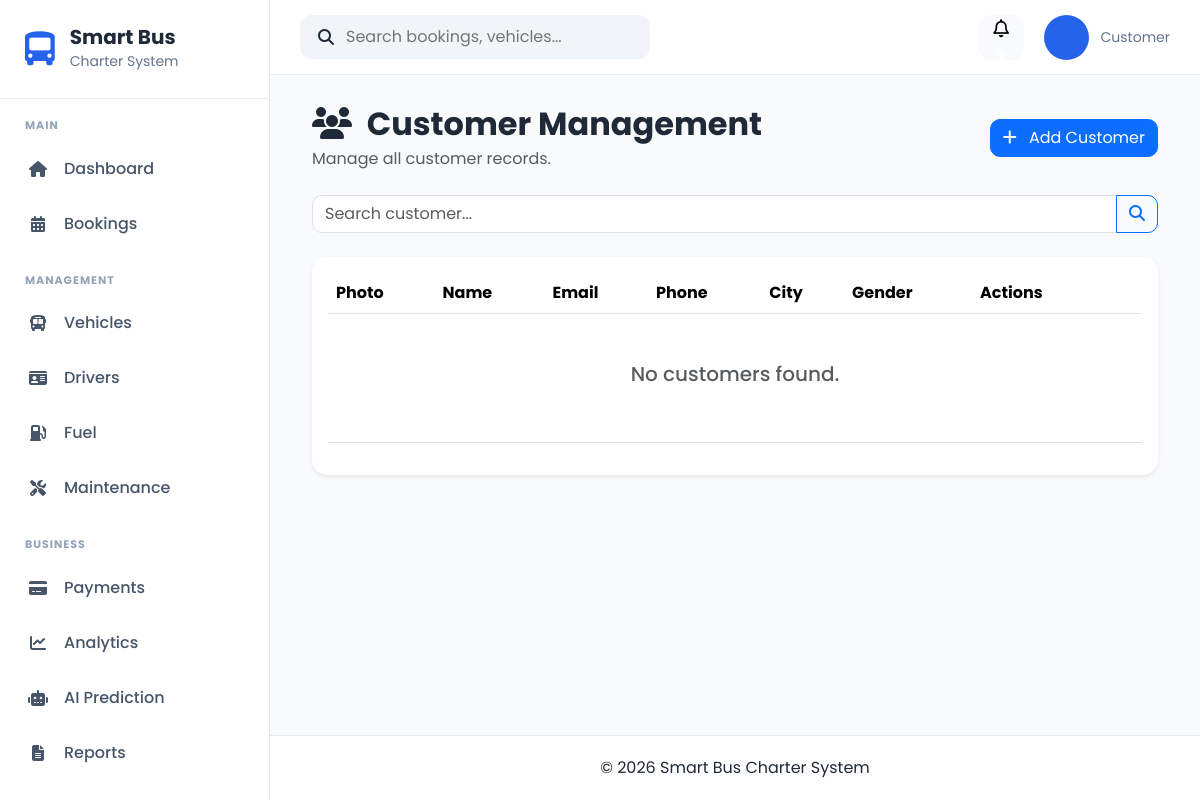
/customers/, run on an earlier commit of the app's database.
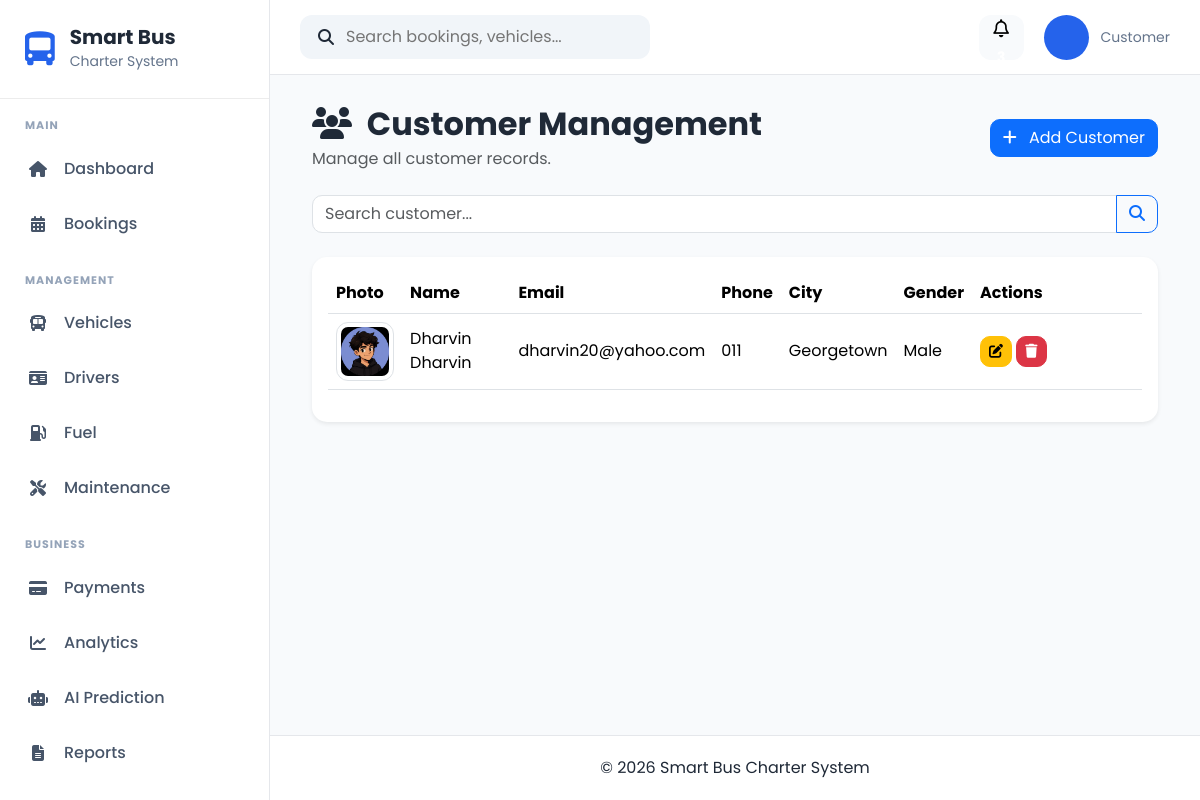
And on a later commit of the database.
### apps/customers/models.py (models this page shows, shortened)
class Customer(models.Model):
    GENDER_CHOICES = [
        ("Male", "Male"),
        ("Female", "Female"),
        ("Other", "Other"),
    ]
    first_name = models.CharField(
        max_length=100
    )
    last_name = models.CharField(
        max_length=100
    )
    email = models.EmailField(
        unique=True
    )
    phone = models.CharField(
        max_length=20,
        unique=True
    )
    address = models.TextField()
    city = models.CharField(
        max_length=100
    )
    state = models.CharField(
        max_length=100
    )
    postcode = models.CharField(
        max_length=10
    )
    gender = models.CharField(
        max_length=10,
        choices=GENDER_CHOICES
    )
    profile_picture = models.ImageField(
        upload_to="customers/",
        blank=True,
        null=True
    )
    created_at = models.DateTimeField(
        auto_now_add=True
    )
    updated_at = models.DateTimeField(
        auto_now=True
    )

### apps/customers/views.py (the view, shortened to what this page needs)
def customer_list(request):
    search = request.GET.get("search", "")
    customers = Customer.objects.all().order_by("first_name")
    paginator = Paginator(customers, 10)
    page_number = request.GET.get("page")
    page_obj = paginator.get_page(page_number)
    return render(
        request,
        "customers/customer_list.html",
        {
            "customers": page_obj,
            "page_obj": page_obj,
            "search": search,
            "is_paginated": page_obj.has_other_pages(),
        },
    )

### templates/customers/customer_list.html (shortened to what this page needs)
{% extends "crud/base_list.html" %}
{% load static %}
{% block header_title %}
<i class="fas fa-users me-2"></i>
Customer Management
{% endblock %}
{% block header_subtitle %}
Manage all customer records.
{% endblock %}
{% block add_button %}
<a href="{% url 'customers:customer_create' %}" class="btn btn-primary">
    <i class="fas fa-plus me-2"></i>
    Add Customer
</a>
{% endblock %}
{% block search %}
<form method="GET" class="mb-4">
    <div class="input-group">
        <input
            type="text"
            name="search"
            class="form-control"
            placeholder="Search customer..."
            value="{{ search }}">
        <button class="btn btn-outline-primary" type="submit">
            <i class="fas fa-search"></i>
        </button>
    </div>
</form>
{% endblock %}
{% block table %}
<table class="table table-hover align-middle">
    <thead>
        <tr>
            <th>Photo</th>
            <th>Name</th>
            <th>Email</th>
            <th>Phone</th>
            <th>City</th>
            <th>Gender</th>
            <th width="170">Actions</th>
        </tr>
    </thead>
    <tbody>
    {% for customer in customers %}
        <tr>
            <td>
                {% if customer.profile_picture %}
                    <img src="{{ customer.profile_picture.url }}"
                         width="70"
                         class="img-thumbnail">
                {% else %}
                    <img src="{% static 'images/no-image.png' %}"
                         width="70"
                         class="img-thumbnail">
                {% endif %}
            </td>
            <td>
                {{ customer.first_name }}
                {{ customer.last_name }}
            </td>
            <td>{{ customer.email }}</td>
            <td>{{ customer.phone }}</td>
            <td>{{ customer.city }}</td>
            <td>{{ customer.gender }}</td>
            <td>
                <a href="{% url 'customers:customer_update' customer.pk %}"
                   class="btn btn-warning btn-sm">
                    <i class="fas fa-edit"></i>
                </a>
                <a href="{% url 'customers:customer_delete' customer.pk %}"
                   class="btn btn-danger btn-sm">
                    <i class="fas fa-trash"></i>
                </a>
            </td>
        </tr>
    {% empty %}
        <tr>
            <td colspan="7" class="text-center py-5">
                <h5 class="text-muted">
                    No customers found.
                </h5>
            </td>
        </tr>
    {% endfor %}
    </tbody>
</table>
{% endblock %}

### templates/crud/base_list.html (shortened to what this page needs)
{% extends "layouts/base.html" %}
{% load static %}
{% block content %}
<div class="container-fluid">
    <div class="d-flex justify-content-between align-items-center mb-4">
        <div>
            <h2 class="fw-bold mb-1">
                {% block header_title %}{% endblock %}
            </h2>
            <p class="text-muted mb-0">
                {% block header_subtitle %}{% endblock %}
            </p>
        </div>
        <div>
            {% block add_button %}
            {% endblock %}
        </div>
    </div>
    {% block search %}
    {% endblock %}
    <div class="card shadow-sm border-0">
        <div class="card-body">
            <div class="table-responsive">
                {% block table %}
                {% endblock %}
            </div>
        </div>
    </div>
</div>
{% endblock %}

### templates/layouts/base.html (shortened to what this page needs)
{% load static %}
<!DOCTYPE html>
<html lang="en">
<head>
    <link href="https://cdn.jsdelivr.net/npm/bootstrap@5.3.7/dist/css/bootstrap.min.css" rel="stylesheet">
    <link href="https://cdn.jsdelivr.net/npm/bootstrap-icons@1.13.1/font/bootstrap-icons.min.css" rel="stylesheet">
    <link rel="stylesheet"
          href="https://cdnjs.cloudflare.com/ajax/libs/font-awesome/6.7.2/css/all.min.css">
    <link rel="stylesheet" href="{% static 'css/base.css' %}">
    <link rel="stylesheet" href="{% static 'css/layout.css' %}">
    <link rel="stylesheet" href="{% static 'css/components.css' %}">
    <link rel="stylesheet" href="{% static 'css/crud.css' %}">
    <link rel="stylesheet" href="{% static 'css/responsive.css' %}">
</head>
<body>
    <div class="app-container">
        {% include 'components/sidebar.html' %}
        <div class="main-content">
            {% include 'components/navbar.html' %}
            <main class="content-area">
                {% block content %}
                {% endblock %}
            </main>
            {% include 'components/footer.html' %}
        </div>
    </div>
</body>
</html>

### templates/components/sidebar.html (shortened to what this page needs)
<div class="sidebar">
    <div class="logo-section">
        <i class="fa-solid fa-bus-simple"></i>
        <div>
            <h4>Smart Bus</h4>
            <small>Charter System</small>
        </div>
    </div>
    <div class="menu-title">
        MAIN
    </div>
    <ul class="sidebar-menu">
        <li class="{% if request.resolver_match.url_name == 'dashboard' %}active{% endif %}">
            <a href="{% url 'dashboard' %}">
                <i class="fa-solid fa-house"></i>
                <span>Dashboard</span>
            </a>
        </li>
        <li class="{% if request.resolver_match.url_name == 'booking_list' %}active{% endif %}">
            <a href="{% url 'bookings:booking_list' %}" class="nav-link">
                <i class="fa-solid fa-calendar-days"></i>
                <span>Bookings</span>
            </a>
        </li>
    </ul>
    <div class="menu-title">
        MANAGEMENT
    </div>
    <ul class="sidebar-menu">
        <li class="{% if request.resolver_match.url_name == 'vehicle_list' %}active{% endif %}">
            <a href="{% url 'vehicles:vehicle_list' %}" class="nav-link">
                <i class="fa-solid fa-bus"></i>
                <span>Vehicles</span>
            </a>
        </li>
        <li class="{% if request.resolver_match.url_name == 'driver_list' %}active{% endif %}">
            <a href="{% url 'drivers:driver_list' %}" class="nav-link">
                <i class="fa-solid fa-id-card"></i>
                <span>Drivers</span>
            </a>
        </li>
        <li>
            <a href="#">
                <i class="fa-solid fa-gas-pump"></i>
                <span>Fuel</span>
            </a>
        </li>
        <li class="{% if request.resolver_match.url_name == 'maintenance_list' %}active{% endif %}">
            <a href="{% url 'maintenance:maintenance_list' %}" class="nav-link">
                <i class="fa-solid fa-screwdriver-wrench"></i>
                <span>Maintenance</span>
            </a>
        </li>
    </ul>
    <div class="menu-title">
        BUSINESS
    </div>
    <ul class="sidebar-menu">
        <li class="{% if request.resolver_match.url_name == 'payment_list' %}active{% endif %}">
            <a href="{% url 'payments:payment_list' %}" class="nav-link">
                    <i class="fas fa-credit-card"></i>
             <span>Payments</span>
            </a>
        </li>
        <li>
            <a href="#">
                <i class="fa-solid fa-chart-line"></i>
                <span>Analytics</span>
            </a>
        </li>
        <li>
            <a href="#">
                <i class="fa-solid fa-robot"></i>
                <span>AI Prediction</span>
            </a>
        </li>
        <li>
            <a href="#">
                <i class="fa-solid fa-file-lines"></i>
                <span>Reports</span>
            </a>
        </li>
    </ul>
    <div class="menu-title">
    </div>
</div>

### templates/components/navbar.html (shortened to what this page needs)
<nav class="navbar-custom">
    <div class="navbar-left">
        <div class="search-box">
            <i class="fa-solid fa-magnifying-glass"></i>
            <input
                type="text"
                placeholder="Search bookings, vehicles..."
            >
        </div>
    </div>
    <div class="navbar-right">
        <button class="notification-btn">
            <i class="fa-regular fa-bell"></i>
            <span class="badge">3</span>
        </button>
        <div class="profile-menu">
            <div class="profile-avatar">
            </div>
            <div class="profile-info">
                {% if request.user.is_staff %}
                    <small>Administrator</small>
                {% else %}
                    <small>Customer</small>
                {% endif %}
            </div>
        </div>
    </div>
</nav>

### templates/components/footer.html
<footer class="footer">
    © 2026 Smart Bus Charter System
</footer>

### static/css/base.css (style rules this page uses)
* { margin:0; padding:0; box-sizing:border-box; font-family:'Poppins',sans-serif; }
body { background:#F8FAFC; color:#1F2937; overflow-x:hidden; }
.app-container { display:flex; min-height:100vh; }
.main-content { flex:1; margin-left:270px; display:flex; flex-direction:column; }
.content-area { padding:30px; flex:1; }
a { text-decoration:none; }

### static/css/layout.css (style rules this page uses)
.sidebar { position:fixed; left:0; top:0; width:270px; height:100vh; background:#ffffff; border-right:1px solid #e5e7eb; display:flex; flex-direction:column; overflow-y:auto; }
.logo-section { display:flex; align-items:center; gap:15px; padding:25px; border-bottom:1px solid #ececec; }
.logo-section i { font-size:34px; color:#2563EB; }
.logo-section h4 { margin:0; font-size:20px; font-weight:700; }
.logo-section small { color:#64748B; }
.menu-title { padding:18px 25px 10px; font-size:11px; font-weight:700; color:#94A3B8; letter-spacing:1px; }
.sidebar-menu { list-style:none; margin:0; padding:0 12px; }
.sidebar-menu li { margin-bottom:5px; }
.sidebar-menu a { display:flex; align-items:center; gap:15px; padding:13px 15px; border-radius:12px; color:#475569; transition:.3s; font-weight:500; }
.sidebar-menu i { width:22px; text-align:center; }
.navbar-custom { height:75px; background:#ffffff; display:flex; justify-content:space-between; align-items:center; padding:0 30px; border-bottom:1px solid #E5E7EB; }
.navbar-left { display:flex; align-items:center; gap:20px; }
.search-box { display:flex; align-items:center; gap:12px; background:#F1F5F9; padding:10px 18px; border-radius:12px; width:350px; }
.search-box input { border:none; background:none; width:100%; outline:none; }
.navbar-right { display:flex; align-items:center; gap:20px; }
.notification-btn { position:relative; width:45px; height:45px; border:none; border-radius:12px; background:#F8FAFC; cursor:pointer; font-size:18px; }
.profile-menu { display:flex; align-items:center; gap:12px; }
.profile-avatar { width:45px; height:45px; background:#2563EB; color:white; border-radius:50%; display:flex; justify-content:center; align-items:center; font-weight:700; }
.profile-info { display:flex; flex-direction:column; }
.profile-info small { color:#64748B; }
.footer { padding:20px; background:white; border-top:1px solid #e5e7eb; text-align:center; }

### static/css/crud.css (style rules this page uses)
.card { border-radius:15px; }
.table thead { background:#0d6efd; color:white; }
.table th { vertical-align:middle; }
.table td { vertical-align:middle; }
.btn { border-radius:10px; }
.form-control, .form-select { border-radius:10px; }
img.img-thumbnail { border-radius:12px; }
.badge { font-size:.9rem; }

What changed in the data, as far as the page shows it:
added Customer: profile_picture (picture), first_name "Dharvin", last_name "Dharvin", email "dharvin20@yahoo.com", phone "011", city "Georgetown", gender "Male"
Also different on the page:
text no longer shown: "No customers found."
